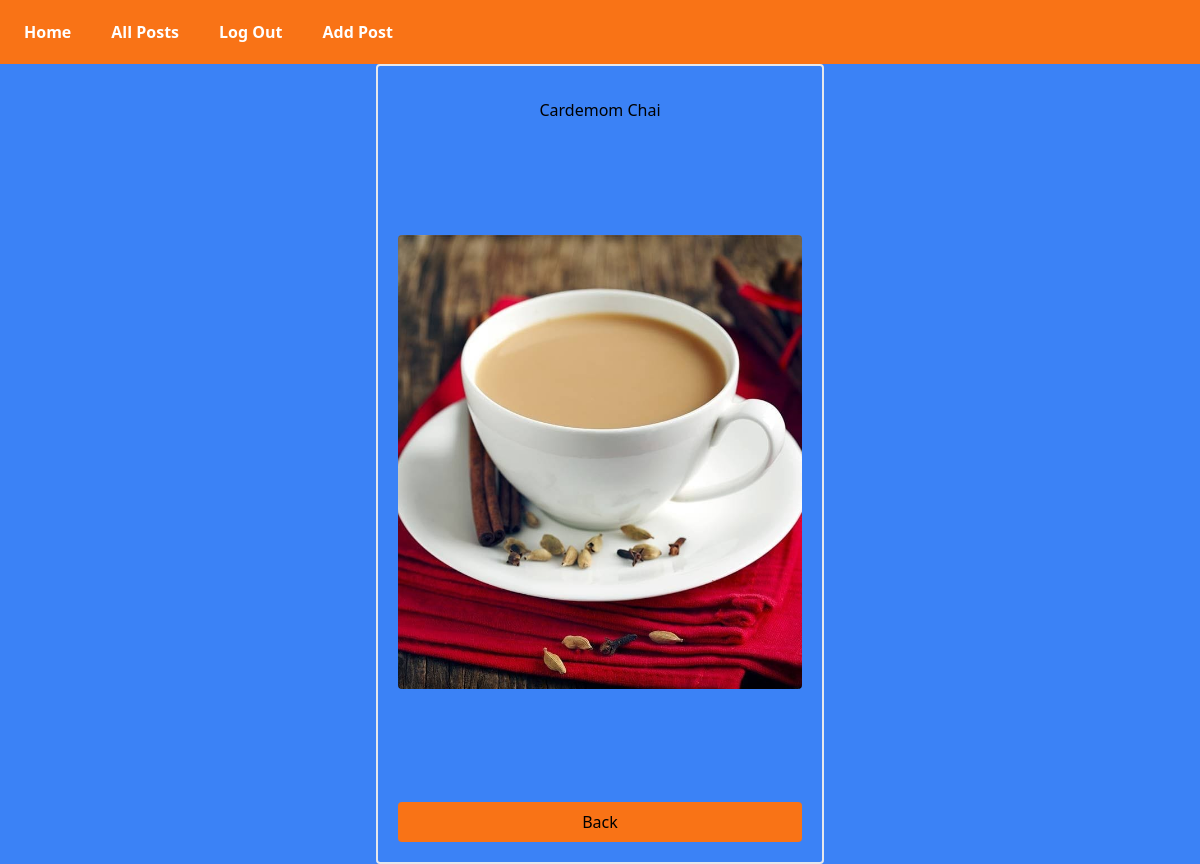
Screenshot of /view_details/1/ (signed in) with the database file from the repository.
### article/models.py (models this page shows, shortened)
class Article(models.Model):
    title = models.CharField(max_length=150)
    image = models.ImageField(upload_to="articles/",default='')
    date_created = models.DateTimeField(default=timezone.now)
    author = models.ForeignKey(User, on_delete=models.CASCADE, default="")

### article/views.py (the view)
# urls.py: path("view_details/<int:pk>/",views.view_details,name="view_details"),
@login_required
def view_details(request,pk):
    full_detail = get_object_or_404(Article,id=pk)
    context = {
        "full_detail":full_detail
    }
    return render(request,'article/view_details.html',context)

### article/templates/article/view_details.html (shortened to what this page needs)
{% extends "layout.html" %}
{% block content %}
<div class="grid grid-cols-1 bg-blue-500 w-full lg:w-2xl md:w-xl sm:w-full h-screen ">
    <div class="ml-auto mr-auto h-screen flex flex-col justify-between border-2 rounded p-5">
            <h2 class="text-center p-3">{{full_detail.title}}</h2>
            <img class="rounded object-fill h-3/5 transition duration-700 ease-in-out transform hover:scale-105"  src="{{full_detail.image.url}}" alt="">
            <a class="bg-orange-500 mt-3 rounded p-2 text-center" href="{% url "all_posts" %}">Back</a>
    </div>
</div>
{% endblock content %}

### rows the page displays
Article: title "Cardemom Chai", image (picture)
